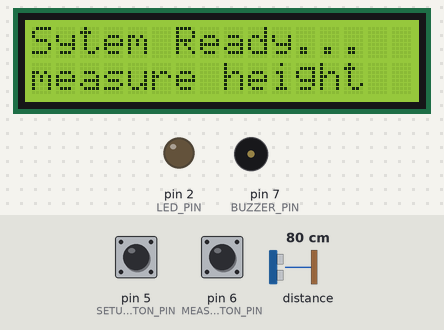
The sketch below on a simulated Arduino Uno, built with avr-gcc and run on an emulated ATmega328P. On the bench: 16×2 character LCD, output pins drawn as LEDs (lit = HIGH), buzzer (waves = sounding, pin HIGH). Inputs (shaded band) come from the test bench; at power-on: pin 6 (MEASURE_BUTTON_PIN) HIGH, pin 5 (SETUP_BUTTON_PIN) HIGH, distance to the obstacle 80 cm. EEPROM starts erased.

Above: at 3.3 s.
3.4 s: pin 6 (MEASURE_BUTTON_PIN) pulled LOW for 0.15 s
At 4.2 s:
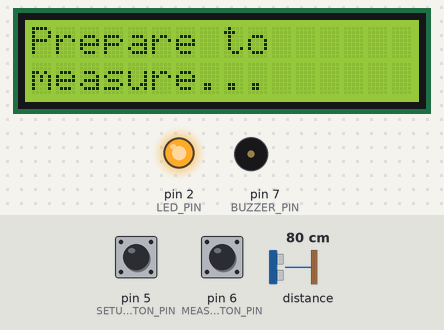
6.3 s: pin 5 (SETUP_BUTTON_PIN) pulled LOW for 1 s
At 6.9 s:
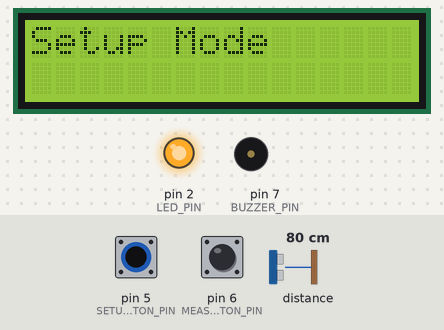
9.9 s: pin 5 (SETUP_BUTTON_PIN) pulled LOW for 0.15 s
At 10.4 s:
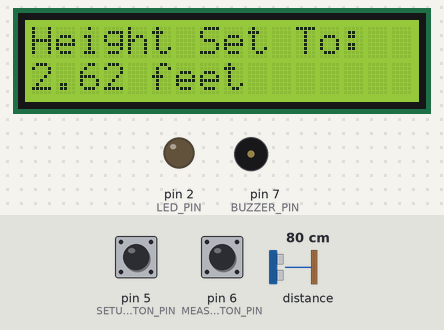
13.0 s: distance to the obstacle set to 2 cm
At 15.3 s:
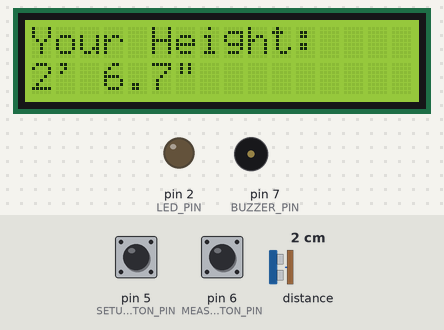
16.0 s: pin 5 (SETUP_BUTTON_PIN) pulled LOW for 0.15 s
At 18.9 s:
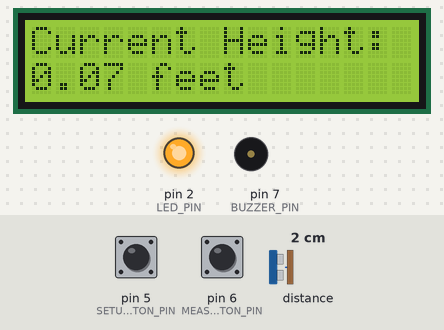
19.1 s: pin 5 (SETUP_BUTTON_PIN) pulled LOW for 3.2 s
At 20.7 s:
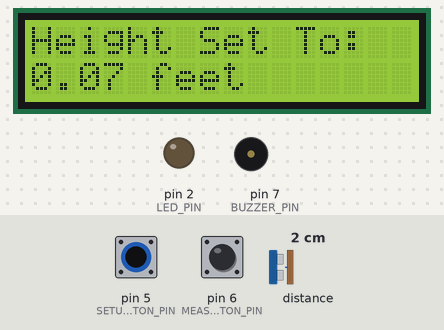
Timing chart, 0 to 22.2 s (numbered marks = the images above; inputs shaded):
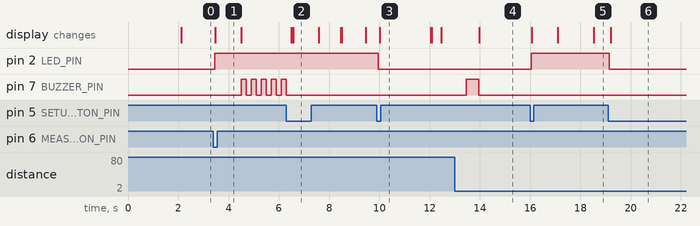

Measured:
- after the input at 3.4 s, pin 2 (LED_PIN): LOW → HIGH after 0.05 s; pin 7 (BUZZER_PIN): alternates HIGH for 0.20 s and LOW for 0.20 s, starting after 1.1 s; the display: changes after 0.07 s (image 1)
- after the input at 6.3 s, the display: first differs from a run without the input after 0.26 s (image 2)
- after the input at 9.9 s, pin 2 (LED_PIN): HIGH → LOW after 0.05 s; the display: changes after 0.12 s (image 3)
- after the input at 13.0 s, the display: changes after 0.97 s (image 4)
- after the input at 16.0 s, pin 2 (LED_PIN): LOW → HIGH after 0.05 s; the display: first changes after 0.06 s (image 5 shows a later state)
- after the input at 19.1 s, pin 2 (LED_PIN): HIGH → LOW after 0.05 s; the display: changes after 0.11 s (image 6)

The sketch:

HEIGHTFINAL.ino
```cpp
#include <Wire.h>
#include <VL53L1X.h>
#include <LiquidCrystal_I2C.h>
#include <EEPROM.h>

VL53L1X sensor;
LiquidCrystal_I2C lcd(0x27, 16, 2);

#define SETUP_BUTTON_PIN 5
#define MEASURE_BUTTON_PIN 6
#define BUZZER_PIN 7
#define LED_PIN 2
#define EEPROM_ADDR 0

float initialHeight = 0.0;
bool setupMode = false;

enum MeasureState { MS_IDLE, MS_PREPARE, MS_MEASURE, MS_SHOW_RESULT } measureState = MS_IDLE;
unsigned long stateStartTime;
const unsigned long prepareTime = 5000;
const unsigned long measureTime = 5000;
const unsigned long displayTime = 5000;

float heightReadings[50];
int readingCount;

void showWelcome() {
  lcd.clear();
  lcd.print("Height Measure");
  lcd.setCursor(0, 1);
  lcd.print("System Ready");
  delay(2000);
  showReadyDisplay();
}

void showReadyDisplay() {

  lcd.clear();
  lcd.print("Sytem Ready...");
  lcd.setCursor(0, 1);
  lcd.print("measure height");
}

void startMeasurement() {
  measureState = MS_PREPARE;
  stateStartTime = millis();
  readingCount = 0;

  lcd.clear();
  lcd.print("Prepare to");
  lcd.setCursor(0, 1);
  lcd.print("measure...");
  delay(1000);
  lcd.clear();
  lcd.print("Stand below the ");
  lcd.setCursor(0, 1);
  lcd.print("Sensor...");

  for (int i = 0; i < 5; i++) {
    digitalWrite(BUZZER_PIN, HIGH);
    delay(200);
    digitalWrite(BUZZER_PIN, LOW);
    delay(200);
  }
}

void startMeasuring() {
  measureState = MS_MEASURE;
  stateStartTime = millis();
  lcd.clear();
  lcd.print("Measuring...");
}

void finishMeasuring() {
  measureState = MS_SHOW_RESULT;
  stateStartTime = millis();

  digitalWrite(BUZZER_PIN, HIGH);
  delay(500);
  digitalWrite(BUZZER_PIN, LOW);

  float finalHeight = calculateHeight();
  lcd.clear();
  lcd.print("Your Height:");
  lcd.setCursor(0, 1);

  if (finalHeight <= 0) {
    lcd.print("No one detected");
  } else {
    displayFeetInches(finalHeight);
  }
  digitalWrite(LED_PIN,LOW);
}

void takeMeasurement() {
  uint16_t distance = sensor.read();
  if (distance > 0 && distance < 4000) {
    float currentHeight = initialHeight - distance;
    if (currentHeight > 0) { // Only store positive heights
      heightReadings[readingCount++] = currentHeight;
      if (readingCount >= 50) readingCount = 49;
    }
  }
}

void showPrepareCountdown() {
  unsigned long remaining = (prepareTime - (millis() - stateStartTime)) / 1000 + 1;
  lcd.setCursor(13, 1);
  lcd.print(remaining);
  lcd.print("s ");
}

void showMeasureCountdown() {
  unsigned long remaining = (measureTime - (millis() - stateStartTime)) / 1000 + 1;
  lcd.setCursor(13, 1);
  lcd.print(remaining);
  lcd.print("s ");
}

void showSetupDistance() {
  static unsigned long lastUpdate;
  if (millis() - lastUpdate > 300) {
    uint16_t distance = sensor.read();
    lcd.clear();
    lcd.print("Current Height:");
    lcd.setCursor(0, 1);
    if (distance > 0 && distance < 4000) {
      displayFeet(distance);
    } else {
      lcd.print("Invalid reading");
    }
    lastUpdate = millis();
  }
}

void displayFeet(float mm) {
  float inches = mm / 25.4;
  float feet = inches / 12;
  lcd.print(feet, 2);
  lcd.print(" feet");
}

void setup() {
  Serial.begin(115200);
  Wire.begin();

  lcd.init();
  lcd.backlight();

  if (!sensor.init()) {
    lcd.print("Sensor Error!");
    while(1);
  }
  sensor.setDistanceMode(VL53L1X::Long);
  sensor.startContinuous(50);

  pinMode(SETUP_BUTTON_PIN, INPUT_PULLUP);
  pinMode(MEASURE_BUTTON_PIN, INPUT_PULLUP);
  pinMode(BUZZER_PIN, OUTPUT);
  pinMode(LED_PIN, OUTPUT);

  initialHeight = readFloatFromEEPROM(EEPROM_ADDR);
  showWelcome();
}

void loop() {
  handleButtons();
  updateMeasurementProcess();
}

void handleButtons() {
  if (digitalRead(SETUP_BUTTON_PIN) == LOW) {
    delay(50);
    if (digitalRead(SETUP_BUTTON_PIN) == LOW) {
      toggleSetupMode();
      //showReadyDisplay();
      while(digitalRead(SETUP_BUTTON_PIN) == LOW);
     showReadyDisplay();
    }
  }

  if (measureState == MS_IDLE && digitalRead(MEASURE_BUTTON_PIN) == LOW) {
    delay(50);
    if (digitalRead(MEASURE_BUTTON_PIN) == LOW) {
      digitalWrite(LED_PIN,HIGH);
      startMeasurement();
      while(digitalRead(MEASURE_BUTTON_PIN) == LOW);
    }
  }
}

void updateMeasurementProcess() {
  switch(measureState) {
    case MS_PREPARE:
      if (millis() - stateStartTime >= prepareTime) {
        startMeasuring();
      } else {
        showPrepareCountdown();
      }
      break;

    case MS_MEASURE:
      if (millis() - stateStartTime >= measureTime) {
        finishMeasuring();
      } else {
        takeMeasurement();
        showMeasureCountdown();
      }
      break;

    case MS_SHOW_RESULT:
      if (millis() - stateStartTime >= displayTime) {
        measureState = MS_IDLE;
        showReadyDisplay();
      }
      break;

    case MS_IDLE:
      if (setupMode) {
        showSetupDistance();
      }
      break;
  }
}

void toggleSetupMode() {
  setupMode = !setupMode;
  digitalWrite(LED_PIN, setupMode);

  if (setupMode) {
    lcd.clear();
    lcd.print("Setup Mode");
    delay(1000);
  } else {
    uint16_t distance = sensor.read();
    if (distance > 0 && distance < 4000) {
      initialHeight = distance;
      writeFloatToEEPROM(EEPROM_ADDR, initialHeight);
      lcd.clear();
      lcd.print("Height Set To:");
      lcd.setCursor(0, 1);
      displayFeet(initialHeight);
      delay(2000);
    }
  }
}

float calculateHeight() {
  if (readingCount == 0) return 0;

  // Sort readings in descending order
  for (int i = 0; i < readingCount-1; i++) {
    for (int j = i+1; j < readingCount; j++) {
      if (heightReadings[i] < heightReadings[j]) {
        float temp = heightReadings[i];
        heightReadings[i] = heightReadings[j];
        heightReadings[j] = temp;
      }
    }
  }

  // Take average of top 10 readings (or all if less than 10)
  int count = min(10, readingCount);
  float sum = 0;
  for (int i = 0; i < count; i++) {
    sum += heightReadings[i];
  }

  return sum / count;
}

void displayFeetInches(float mm) {
  float inches = mm / 25.4;
  int feet = inches / 12;
  float remainingInches = inches - (feet * 12);

  lcd.print(feet);
  lcd.print("' ");
  lcd.print(remainingInches, 1);
  lcd.print("\"");
}

void writeFloatToEEPROM(int addr, float val) {
  EEPROM.put(addr, val);
}

float readFloatFromEEPROM(int addr) {
  float val = 0.0;
  EEPROM.get(addr, val);
  return val;
}
```
